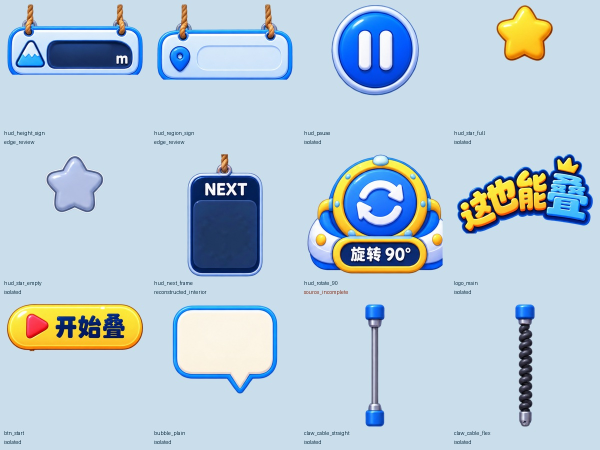
#> input picture preparation/review/candidates-2.jpg, 1200 x 900 px (shown at 1/2 size)
$ python -i prepare_art.py   (imports and definitions only)
#> lines starting #> are read from the running program, lines starting #| are printed output that depends on the picture
"""Local, repeatable extraction from 02_ASSETS; never changes the source pack.

Recipes are reviewed pixel regions, not inferred physics dimensions. Outputs remain
candidates until visual review. Missing source pixels are never silently invented.
"""
from pathlib import Path
from collections import deque
import hashlib
import json
import numpy as np
from PIL import Image, ImageFilter, ImageDraw

ROOT = Path(__file__).resolve().parents[1]
SOURCE = Path('/Users/admin/Downloads/zheyenengdie/art-source/这也能叠_正式美术素材包_v1')

def sha(path):
    return hashlib.sha256(path.read_bytes()).hexdigest()

def clean(im, opening=3):
    alpha = im.getchannel('A')
    # Opening separates speckled cutout residue from the body. Restore the
    # original edge alpha only within the selected component's one-pixel rim.
    solid = alpha.point(lambda a: 255 if a >= 180 else 0)
    solid = solid.filter(ImageFilter.MinFilter(opening)).filter(ImageFilter.MaxFilter(opening))
    mask = np.asarray(solid).copy() > 0
    best = []
    h, w = mask.shape
    for y, x in zip(*np.where(mask)):
        if not mask[y, x]:
            continue
        q, group = deque([(y, x)]), []
        mask[y, x] = False
        while q:
            cy, cx = q.popleft()
            group.append((cy, cx))
            for ny, nx in ((cy-1,cx),(cy+1,cx),(cy,cx-1),(cy,cx+1)):
                if 0 <= ny < h and 0 <= nx < w and mask[ny, nx]:
                    mask[ny, nx] = False
                    q.append((ny, nx))
        if len(group) > len(best):
            best = group
    selected = np.zeros((h, w), np.uint8)
    for y, x in best:
        selected[y, x] = 255
    rim = np.asarray(Image.fromarray(selected).filter(ImageFilter.MaxFilter(3))) > 0
    result = im.copy()
    result.putalpha(Image.fromarray(np.where(rim, np.asarray(alpha), 0).astype('uint8')))
    return result

# [68 lines left out: function main, not called in this run]

# [2 lines not run here, left out]

>>> import cv2
>>> picture = cv2.imread('../review/candidates-2.jpg', cv2.IMREAD_GRAYSCALE)
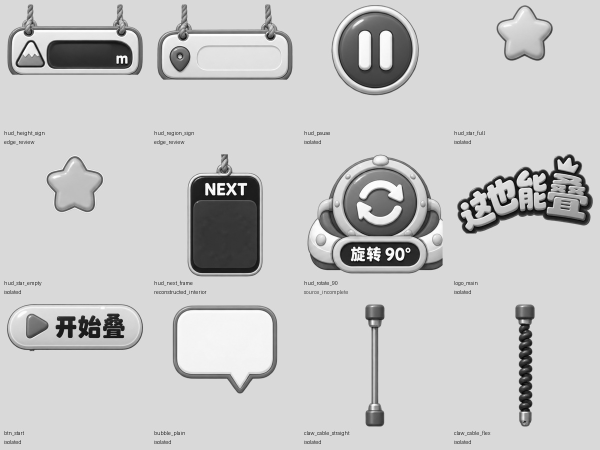
#> picture: shape (900, 1200) (shown at 1/2 size); min 0, max 255, mean 199.4
>>> result = clean(picture)
#> (the run stopped early here; a loop or call above may not have finished)
